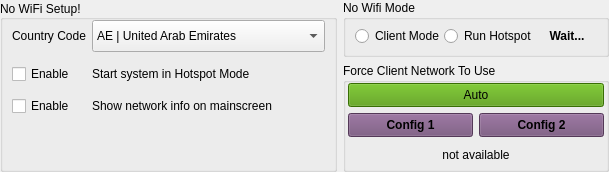
       <widget class="QWidget" name="horizontalWidget" native="true">
        <property name="sizePolicy">
         <sizepolicy hsizetype="Expanding" vsizetype="Fixed">
          <horstretch>0</horstretch>
          <verstretch>0</verstretch>
         </sizepolicy>
        </property>
        <layout class="QHBoxLayout" name="horizontalLayout_17">
         <property name="leftMargin">
          <number>0</number>
         </property>
         <property name="topMargin">
          <number>0</number>
         </property>
         <property name="rightMargin">
          <number>0</number>
         </property>
         <property name="bottomMargin">
          <number>0</number>
         </property>
         <item>
          <widget class="QGroupBox" name="groupBox">
           <property name="sizePolicy">
            <sizepolicy hsizetype="Expanding" vsizetype="Preferred">
             <horstretch>0</horstretch>
             <verstretch>0</verstretch>
            </sizepolicy>
           </property>
           <property name="title">
            <string>No WiFi Setup!</string>
           </property>
           <property name="alignment">
            <set>Qt::AlignLeading|Qt::AlignLeft|Qt::AlignVCenter</set>
           </property>
           <layout class="QHBoxLayout" name="horizontalLayout_16">
            <property name="leftMargin">
             <number>0</number>
            </property>
            <property name="topMargin">
             <number>0</number>
            </property>
            <property name="rightMargin">
             <number>0</number>
            </property>
            <property name="bottomMargin">
             <number>2</number>
            </property>
            <item>
             <widget class="QWidget" name="formWidget" native="true">
              <property name="sizePolicy">
               <sizepolicy hsizetype="Expanding" vsizetype="Preferred">
                <horstretch>0</horstretch>
                <verstretch>0</verstretch>
               </sizepolicy>
              </property>
              <layout class="QFormLayout" name="formLayout_30">
               <property name="topMargin">
                <number>0</number>
               </property>
               <property name="bottomMargin">
                <number>0</number>
               </property>
               <item row="0" column="0">
                <widget class="QLabel" name="labelCountryCode">
                 <property name="minimumSize">
                  <size>
                   <width>0</width>
                   <height>32</height>
                  </size>
                 </property>
                 <property name="maximumSize">
                  <size>
                   <width>16777215</width>
                   <height>32</height>
                  </size>
                 </property>
                 <property name="text">
                  <string>Country Code</string>
                 </property>
                </widget>
               </item>
               <item row="0" column="1">
                <widget class="QComboBox" name="comboBoxCountryCode">
                 <property name="minimumSize">
                  <size>
                   <width>0</width>
                   <height>32</height>
                  </size>
                 </property>
                 <property name="maximumSize">
                  <size>
                   <width>16777215</width>
                   <height>32</height>
                  </size>
                 </property>
                 <property name="styleSheet">
                  <string notr="true">QScrollBar { 
	width: 40px;
	background-color: rgba(85, 87, 83, 0.7);
}</string>
                 </property>
                 <item>
                  <property name="text">
                   <string>AE | United Arab Emirates</string>
                  </property>
                 </item>
                 <item>
                  <property name="text">
                   <string>AR | Argentina</string>
                  </property>
                 </item>
                 <item>
                  <property name="text">
                   <string>AT | Austria</string>
                  </property>
                 </item>
                 <item>
                  <property name="text">
                   <string>AU | Australia</string>
                  </property>
                 </item>
                 <item>
                  <property name="text">
                   <string>BG | Bulgaria</string>
                  </property>
                 </item>
                 <item>
                  <property name="text">
                   <string>BH | Bahrain</string>
                  </property>
                 </item>
                 <item>
                  <property name="text">
                   <string>BM | Bermuda</string>
                  </property>
                 </item>
                 <item>
                  <property name="text">
                   <string>BO | Bolivia</string>
                  </property>
                 </item>
                 <item>
                  <property name="text">
                   <string>BR | Brazil</string>
                  </property>
                 </item>
                 <item>
                  <property name="text">
                   <string>CA | Canada</string>
                  </property>
                 </item>
                 <item>
                  <property name="text">
                   <string>CH | Switzerland</string>
                  </property>
                 </item>
                 <item>
                  <property name="text">
                   <string>CL | Chile</string>
                  </property>
                 </item>
                 <item>
                  <property name="text">
                   <string>CN | China</string>
                  </property>
                 </item>
                 <item>
                  <property name="text">
                   <string>CO | Colombia</string>
                  </property>
                 </item>
                 <item>
                  <property name="text">
                   <string>CR | Costa Rica</string>
                  </property>
                 </item>
                 <item>
                  <property name="text">
                   <string>CS | Serbia and Montenegro</string>
                  </property>
                 </item>
                 <item>
                  <property name="text">
                   <string>CY | Cyprus</string>
                  </property>
                 </item>
                 <item>
                  <property name="text">
                   <string>CZ | Czech Republic</string>
                  </property>
                 </item>
                 <item>
                  <property name="text">
                   <string>DE | Germany</string>
                  </property>
                 </item>
                 <item>
                  <property name="text">
                   <string>DK | Denmark</string>
                  </property>
                 </item>
                 <item>
                  <property name="text">
                   <string>DO | Dominican Republic</string>
                  </property>
                 </item>
                 <item>
                  <property name="text">
                   <string>DZ | Algeria</string>
                  </property>
                 </item>
                 <item>
                  <property name="text">
                   <string>EC | Ecuador</string>
                  </property>
                 </item>
                 <item>
                  <property name="text">
                   <string>EE | Estonia</string>
                  </property>
                 </item>
                 <item>
                  <property name="text">
                   <string>EG | Egypt</string>
                  </property>
                 </item>
                 <item>
                  <property name="text">
                   <string>ES | Spain</string>
                  </property>
                 </item>
                 <item>
                  <property name="text">
                   <string>FI | Finland</string>
                  </property>
                 </item>
                 <item>
                  <property name="text">
                   <string>FR | France</string>
                  </property>
                 </item>
                 <item>
                  <property name="text">
                   <string>GB | United Kingdom</string>
                  </property>
                 </item>
                 <item>
                  <property name="text">
                   <string>GR | Greece</string>
                  </property>
                 </item>
                 <item>
                  <property name="text">
                   <string>GT | Guatemala</string>
                  </property>
                 </item>
                 <item>
                  <property name="text">
                   <string>HK | Hong Kong</string>
                  </property>
                 </item>
                 <item>
                  <property name="text">
                   <string>HN | Honduras</string>
                  </property>
                 </item>
                 <item>
                  <property name="text">
                   <string>ID | Indonesia</string>
                  </property>
                 </item>
                 <item>
                  <property name="text">
                   <string>IE | Ireland</string>
                  </property>
                 </item>
                 <item>
                  <property name="text">
                   <string>IL | Israel</string>
                  </property>
                 </item>
                 <item>
                  <property name="text">
                   <string>IN | India</string>
                  </property>
                 </item>
                 <item>
                  <property name="text">
                   <string>IS | Iceland</string>
                  </property>
                 </item>
                 <item>
                  <property name="text">
                   <string>IT | Italy</string>
                  </property>
                 </item>
                 <item>
                  <property name="text">
                   <string>JM | Jamaica</string>
                  </property>
                 </item>
                 <item>
                  <property name="text">
                   <string>JO | Jordan</string>
                  </property>
                 </item>
                 <item>
                  <property name="text">
                   <string>JP3 | Japan</string>
                  </property>
                 </item>
                 <item>
                  <property name="text">
                   <string>KE | Kenya</string>
                  </property>
                 </item>
                 <item>
                  <property name="text">
                   <string>KR | Republic of Korea (South Korea)</string>
                  </property>
                 </item>
                 <item>
                  <property name="text">
                   <string>KW | Kuwait</string>
                  </property>
                 </item>
                 <item>
                  <property name="text">
                   <string>KW | Kuwait</string>
                  </property>
                 </item>
                 <item>
                  <property name="text">
                   <string>LB | Lebanon</string>
                  </property>
                 </item>
                 <item>
                  <property name="text">
                   <string>LI | Liechtenstein</string>
                  </property>
                 </item>
                 <item>
                  <property name="text">
                   <string>LK | Sri Lanka</string>
                  </property>
                 </item>
                 <item>
                  <property name="text">
                   <string>LT | Lithuania</string>
                  </property>
                 </item>
                 <item>
                  <property name="text">
                   <string>LU | Luxembourg</string>
                  </property>
                 </item>
                 <item>
                  <property name="text">
                   <string>MA | Morocco</string>
                  </property>
                 </item>
                 <item>
                  <property name="text">
                   <string>MU | Mauritius</string>
                  </property>
                 </item>
                 <item>
                  <property name="text">
                   <string>MX | Mexico</string>
                  </property>
                 </item>
                 <item>
                  <property name="text">
                   <string>NL | Netherlands</string>
                  </property>
                 </item>
                 <item>
                  <property name="text">
                   <string>NO | Norway</string>
                  </property>
                 </item>
                 <item>
                  <property name="text">
                   <string>NZ | New Zealand</string>
                  </property>
                 </item>
                 <item>
                  <property name="text">
                   <string>OM | Oman</string>
                  </property>
                 </item>
                 <item>
                  <property name="text">
                   <string>PA | Panama</string>
                  </property>
                 </item>
                 <item>
                  <property name="text">
                   <string>PE | Peru</string>
                  </property>
                 </item>
                 <item>
                  <property name="text">
                   <string>PH | Philippines</string>
                  </property>
                 </item>
                 <item>
                  <property name="text">
                   <string>PK | Islamic Republic of Pakistan</string>
                  </property>
                 </item>
                 <item>
                  <property name="text">
                   <string>PL | Poland</string>
                  </property>
                 </item>
                 <item>
                  <property name="text">
                   <string>PR | Puerto Rico</string>
                  </property>
                 </item>
                 <item>
                  <property name="text">
                   <string>PT | Portugal</string>
                  </property>
                 </item>
                 <item>
                  <property name="text">
                   <string>QA | Qatar</string>
                  </property>
                 </item>
                 <item>
                  <property name="text">
                   <string>RO | Romania</string>
                  </property>
                 </item>
                 <item>
                  <property name="text">
                   <string>RU | Russia</string>
                  </property>
                 </item>
                 <item>
                  <property name="text">
                   <string>SA | Saudi Arabia</string>
                  </property>
                 </item>
                 <item>
                  <property name="text">
                   <string>SG | Singapore</string>
                  </property>
                 </item>
                 <item>
                  <property name="text">
                   <string>SI | Slovenia</string>
                  </property>
                 </item>
                 <item>
                  <property name="text">
                   <string>SK | Slovak Republic</string>
                  </property>
                 </item>
                 <item>
                  <property name="text">
                   <string>SV | El Salvador</string>
                  </property>
                 </item>
                 <item>
                  <property name="text">
                   <string>TH | Thailand</string>
                  </property>
                 </item>
                 <item>
                  <property name="text">
                   <string>TN | Tunisia</string>
                  </property>
                 </item>
                 <item>
                  <property name="text">
                   <string>TR | Turkey</string>
                  </property>
                 </item>
                 <item>
                  <property name="text">
                   <string>TT | Trinidad and Tobago</string>
                  </property>
                 </item>
                 <item>
                  <property name="text">
                   <string>TW | Taiwan</string>
                  </property>
                 </item>
                 <item>
                  <property name="text">
                   <string>UA | Ukraine</string>
                  </property>
                 </item>
                 <item>
                  <property name="text">
                   <string>US | United States</string>
                  </property>
                 </item>
                 <item>
                  <property name="text">
                   <string>UY | Uruguay</string>
                  </property>
                 </item>
                 <item>
                  <property name="text">
                   <string>VE | Venezuela</string>
                  </property>
                 </item>
                 <item>
                  <property name="text">
                   <string>VN | Vietnam</string>
                  </property>
                 </item>
                 <item>
                  <property name="text">
                   <string>ZA | South Africa</string>
                  </property>
                 </item>
                </widget>
               </item>
               <item row="1" column="0">
                <widget class="QCheckBox" name="checkBoxHotspot">
                 <property name="sizePolicy">
                  <sizepolicy hsizetype="Expanding" vsizetype="Fixed">
                   <horstretch>0</horstretch>
                   <verstretch>0</verstretch>
                  </sizepolicy>
                 </property>
                 <property name="minimumSize">
                  <size>
                   <width>0</width>
                   <height>32</height>
                  </size>
                 </property>
                 <property name="maximumSize">
                  <size>
                   <width>16777215</width>
                   <height>32</height>
                  </size>
                 </property>
                 <property name="text">
                  <string>Enable</string>
                 </property>
                </widget>
               </item>
               <item row="1" column="1">
                <widget class="QLabel" name="label_hotspot">
                 <property name="sizePolicy">
                  <sizepolicy hsizetype="Expanding" vsizetype="Fixed">
                   <horstretch>0</horstretch>
                   <verstretch>0</verstretch>
                  </sizepolicy>
                 </property>
                 <property name="minimumSize">
                  <size>
                   <width>0</width>
                   <height>32</height>
                  </size>
                 </property>
                 <property name="maximumSize">
                  <size>
                   <width>16777215</width>
                   <height>32</height>
                  </size>
                 </property>
                 <property name="text">
                  <string>Start system in Hotspot Mode</string>
                 </property>
                 <property name="wordWrap">
                  <bool>true</bool>
                 </property>
                </widget>
               </item>
               <item row="2" column="0">
                <widget class="QCheckBox" name="checkBoxNetworkinfo">
                 <property name="text">
                  <string>Enable</string>
                 </property>
                </widget>
               </item>
               <item row="2" column="1">
                <widget class="QLabel" name="label_hotspotclient">
                 <property name="text">
                  <string>Show network info on mainscreen</string>
                 </property>
                </widget>
               </item>
              </layout>
             </widget>
            </item>
           </layout>
          </widget>
         </item>
         <item>
          <widget class="QWidget" name="verticalWidget" native="true">
           <property name="sizePolicy">
            <sizepolicy hsizetype="Expanding" vsizetype="Preferred">
             <horstretch>0</horstretch>
             <verstretch>0</verstretch>
            </sizepolicy>
           </property>
           <layout class="QVBoxLayout" name="verticalLayout_10">
            <property name="leftMargin">
             <number>0</number>
            </property>
            <property name="topMargin">
             <number>0</number>
            </property>
            <property name="rightMargin">
             <number>0</number>
            </property>
            <property name="bottomMargin">
             <number>0</number>
            </property>
            <item>
             <widget class="QGroupBox" name="groupBoxWifiMode">
              <property name="sizePolicy">
               <sizepolicy hsizetype="Expanding" vsizetype="Expanding">
                <horstretch>0</horstretch>
                <verstretch>0</verstretch>
               </sizepolicy>
              </property>
              <property name="title">
               <string>No Wifi Mode</string>
              </property>
              <property name="alignment">
               <set>Qt::AlignLeading|Qt::AlignLeft|Qt::AlignTop</set>
              </property>
              <property name="flat">
               <bool>false</bool>
              </property>
              <layout class="QVBoxLayout" name="verticalLayout_8">
               <property name="spacing">
                <number>0</number>
               </property>
               <property name="leftMargin">
                <number>0</number>
               </property>
               <property name="topMargin">
                <number>0</number>
               </property>
               <property name="rightMargin">
                <number>0</number>
               </property>
               <property name="bottomMargin">
                <number>2</number>
               </property>
               <item>
                <layout class="QHBoxLayout" name="horizontalLayout_21">
                 <property name="leftMargin">
                  <number>9</number>
                 </property>
                 <property name="rightMargin">
                  <number>9</number>
                 </property>
                 <item>
                  <widget class="QRadioButton" name="radioButtonClient">
                   <property name="minimumSize">
                    <size>
                     <width>0</width>
                     <height>32</height>
                    </size>
                   </property>
                   <property name="maximumSize">
                    <size>
                     <width>16777215</width>
                     <height>32</height>
                    </size>
                   </property>
                   <property name="text">
                    <string>Client Mode</string>
                   </property>
                  </widget>
                 </item>
                 <item>
                  <widget class="QRadioButton" name="radioButtonHotspot">
                   <property name="minimumSize">
                    <size>
                     <width>0</width>
                     <height>32</height>
                    </size>
                   </property>
                   <property name="maximumSize">
                    <size>
                     <width>16777215</width>
                     <height>32</height>
                    </size>
                   </property>
                   <property name="text">
                    <string>Run Hotspot</string>
                   </property>
                  </widget>
                 </item>
                 <item>
                  <widget class="QLabel" name="label_modeswitchprogress">
                   <property name="sizePolicy">
                    <sizepolicy hsizetype="Expanding" vsizetype="Fixed">
                     <horstretch>0</horstretch>
                     <verstretch>0</verstretch>
                    </sizepolicy>
                   </property>
                   <property name="minimumSize">
                    <size>
                     <width>60</width>
                     <height>32</height>
                    </size>
                   </property>
                   <property name="maximumSize">
                    <size>
                     <width>60</width>
                     <height>32</height>
                    </size>
                   </property>
                   <property name="font">
                    <font>
                     <weight>75</weight>
                     <bold>true</bold>
                    </font>
                   </property>
                   <property name="styleSheet">
                    <string notr="true">background-color: rgba(0, 0, 0, 0);</string>
                   </property>
                   <property name="text">
                    <string>Wait...</string>
                   </property>
                   <property name="alignment">
                    <set>Qt::AlignCenter</set>
                   </property>
                  </widget>
                 </item>
                </layout>
               </item>
              </layout>
             </widget>
            </item>
            <item>
             <widget class="QGroupBox" name="groupBoxClientNetwork">
              <property name="sizePolicy">
               <sizepolicy hsizetype="Expanding" vsizetype="Preferred">
                <horstretch>0</horstretch>
                <verstretch>0</verstretch>
               </sizepolicy>
              </property>
              <property name="minimumSize">
               <size>
                <width>0</width>
                <height>80</height>
               </size>
              </property>
              <property name="title">
               <string>Force Client Network To Use</string>
              </property>
              <layout class="QVBoxLayout" name="verticalLayout_11">
               <property name="leftMargin">
                <number>2</number>
               </property>
               <property name="topMargin">
                <number>0</number>
               </property>
               <property name="rightMargin">
                <number>2</number>
               </property>
               <property name="bottomMargin">
                <number>2</number>
               </property>
               <item>
                <widget class="QPushButton" name="pushButtonNetworkAuto">
                 <property name="sizePolicy">
                  <sizepolicy hsizetype="Expanding" vsizetype="Fixed">
                   <horstretch>0</horstretch>
                   <verstretch>0</verstretch>
                  </sizepolicy>
                 </property>
                 <property name="minimumSize">
                  <size>
                   <width>0</width>
                   <height>24</height>
                  </size>
                 </property>
                 <property name="maximumSize">
                  <size>
                   <width>16777215</width>
                   <height>24</height>
                  </size>
                 </property>
                 <property name="styleSheet">
                  <string notr="true">background-color: rgb(78, 154, 6);
outline: none;</string>
                 </property>
                 <property name="text">
                  <string>Auto</string>
                 </property>
                </widget>
               </item>
               <item>
                <widget class="QWidget" name="clientNetworkSelect" native="true">
                 <property name="sizePolicy">
                  <sizepolicy hsizetype="Expanding" vsizetype="Fixed">
                   <horstretch>0</horstretch>
                   <verstretch>0</verstretch>
                  </sizepolicy>
                 </property>
                 <property name="minimumSize">
                  <size>
                   <width>0</width>
                   <height>24</height>
                  </size>
                 </property>
                 <property name="maximumSize">
                  <size>
                   <width>16777215</width>
                   <height>24</height>
                  </size>
                 </property>
                 <layout class="QHBoxLayout" name="horizontalLayout_22">
                  <property name="leftMargin">
                   <number>0</number>
                  </property>
                  <property name="topMargin">
                   <number>0</number>
                  </property>
                  <property name="rightMargin">
                   <number>0</number>
                  </property>
                  <property name="bottomMargin">
                   <number>0</number>
                  </property>
                  <item>
                   <widget class="QPushButton" name="pushButtonNetwork0">
                    <property name="sizePolicy">
                     <sizepolicy hsizetype="Expanding" vsizetype="Fixed">
                      <horstretch>0</horstretch>
                      <verstretch>0</verstretch>
                     </sizepolicy>
                    </property>
                    <property name="minimumSize">
                     <size>
                      <width>0</width>
                      <height>24</height>
                     </size>
                    </property>
                    <property name="maximumSize">
                     <size>
                      <width>16777215</width>
                      <height>24</height>
                     </size>
                    </property>
                    <property name="font">
                     <font>
                      <weight>75</weight>
                      <bold>true</bold>
                     </font>
                    </property>
                    <property name="styleSheet">
                     <string notr="true">background-color: rgb(117, 80, 123);
outline: none;</string>
                    </property>
                    <property name="text">
                     <string>Config 1</string>
                    </property>
                   </widget>
                  </item>
                  <item>
                   <widget class="QPushButton" name="pushButtonNetwork1">
                    <property name="sizePolicy">
                     <sizepolicy hsizetype="Expanding" vsizetype="Fixed">
                      <horstretch>0</horstretch>
                      <verstretch>0</verstretch>
                     </sizepolicy>
                    </property>
                    <property name="minimumSize">
                     <size>
                      <width>0</width>
                      <height>24</height>
                     </size>
                    </property>
                    <property name="maximumSize">
                     <size>
                      <width>16777215</width>
                      <height>24</height>
                     </size>
                    </property>
                    <property name="font">
                     <font>
                      <weight>75</weight>
                      <bold>true</bold>
                     </font>
                    </property>
                    <property name="styleSheet">
                     <string notr="true">background-color: rgb(117, 80, 123);
outline: none;</string>
                    </property>
                    <property name="text">
                     <string>Config 2</string>
                    </property>
                   </widget>
                  </item>
                 </layout>
                </widget>
               </item>
               <item>
                <widget class="QLabel" name="label_notavailable">
                 <property name="sizePolicy">
                  <sizepolicy hsizetype="Expanding" vsizetype="Fixed">
                   <horstretch>0</horstretch>
                   <verstretch>0</verstretch>
                  </sizepolicy>
                 </property>
                 <property name="minimumSize">
                  <size>
                   <width>0</width>
                   <height>24</height>
                  </size>
                 </property>
                 <property name="maximumSize">
                  <size>
                   <width>16777215</width>
                   <height>24</height>
                  </size>
                 </property>
                 <property name="text">
                  <string>not available</string>
                 </property>
                 <property name="alignment">
                  <set>Qt::AlignCenter</set>
                 </property>
                </widget>
               </item>
              </layout>
             </widget>
            </item>
           </layout>
          </widget>
         </item>
        </layout>
       </widget>
